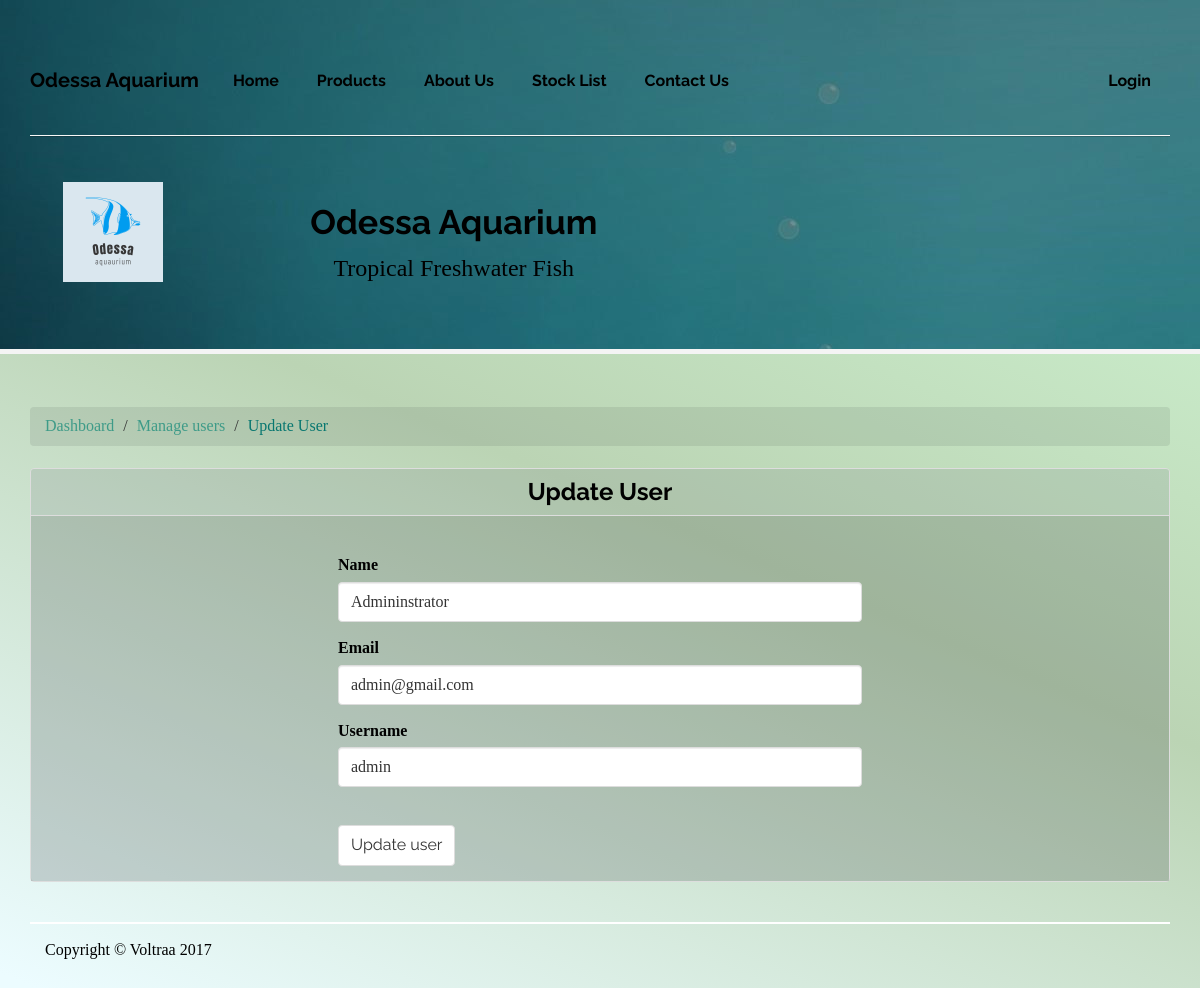
Page /index.php/users/edit/1 on the committed database.
### tables this page shows
CREATE TABLE `users` (
  `id` int(11) NOT NULL,
  `name` varchar(255) NOT NULL,
  `email` varchar(255) NOT NULL,
  `username` varchar(255) NOT NULL,
  `password` varchar(255) NOT NULL,
  `date_created` timestamp NOT NULL DEFAULT CURRENT_TIMESTAMP
);

### application/controllers/Users.php (called while the page is built, shortened)
<?php
class Users extends CI_Controller{
  public function edit($id){
    $data['title'] = 'Update User';
    $data['user'] = $this->user_model->get_user($id);
    $this->load->view('templates/header');
    $this->load->view('users/edit', $data);
    $this->load->view('templates/footer');
  }
}
?>

### index.php (called while the page is built, shortened)
<?php
require_once BASEPATH.'core/CodeIgniter.php';

### application/models/User_model.php (called while the page is built, shortened)
<?php
class User_model extends CI_Model{
  public function get_user($id){
    $query = $this->db->get_where('users', array('id' => $id));
    return $query->row_array();
  }
}
?>

### application/views/users/edit.php (the view, shortened to what this page needs)
<ol class="breadcrumb">
  <li class="breadcrumb-item"><a href="<?php echo base_url(); ?>dashboard/index">Dashboard</a></li>
  <li class="breadcrumb-item"><a href="<?php echo base_url(); ?>users">Manage users</a></li>
  <li class="breadcrumb-item active"><a>Update User</a></li>
</ol>
<div class="panel panel-default panel-transparent">
  <div class="panel-heading">
    <h2 class="panel-title" id="panel-main-title"><?php echo $title; ?></h2>
  </div>
  <div class="panel-body">
    <br>
    <div class="col-md-6 col-md-offset-3">
      <?php echo form_open('users/update'); ?>
        <div class="form-group">
          <label>Name</label>
          <input type="text" class="form-control" name="name" placeholder="Add name" value="<?php echo $user['name']; ?>">
        </div>
        <div class="form-group">
          <label>Email</label>
          <input type="email" class="form-control" name="email" placeholder="Add email" value="<?php echo $user['email']; ?>">
        </div>
        <div class="form-group">
          <label>Username</label>
          <input type="text" class="form-control" name="username" placeholder="Add username" value="<?php echo $user['username']; ?>">
        </div>
        <br>
        <button class="btn btn-default" type="submit">Update user</button>
        <?php echo form_close() ; ?>
    </div>
  </div>
</div>

### assets/css/styles.css (style rules this page uses)
body { background: -moz-linear-gradient(67deg, #ecfcff 0%, #ecfcff 1%, #bbd4b4 50%, #d3fbd8 99%, #d3fbd8 100%); background: -webkit-gradient(linear, left bottom, right top, color-stop(0%, #ecfcff), color-stop(1%, #ecfcff), color-stop(50%, #bbd4b4), color-stop(99%, #d3fbd8), color-stop(100%, #d3fbd8)); background: -webkit-linear-gradient(67deg, #ecfcff 0%, #ecfcff 1%, #bbd4b4 50%, #d3fbd8 99%, #d3fbd8 100%); background: -o-linear-gradient(67deg, #ecfcff 0%, #ecfcff 1%, #bbd4b4 50%, #d3fbd8 99%, #d3fbd8 100%); background: -ms-linear-gradient(67deg, #ecfcff 0%, #ecfcff 1%, #bbd4b4 50%, #d3fbd8 99%, #d3fbd8 100%); background: linear-gradient(23deg, #ecfcff 0%, #ecfcff 1%, #bbd4b4 50%, #d3fbd8 99%, #d3fbd8 100%); filter: progid:DXImageTransform.Microsoft.gradient( startColorstr='#d3fbd8', endColorstr='#ecfcff',GradientType=0 ); }
.panel, .well { text-align:justify; text-justify:inter-word; }
#panel-main-title { text-align:center; font-size:1.5em; }
.panel-transparent { background:none; }
.panel-transparent .panel-heading { background: rgba(122, 130, 136, 0.2)!important; color:black; }
.panel-transparent .panel-body { background: rgba(46, 51, 56, 0.2)!important; color:black; }
.breadcrumb { background: rgba(46, 51, 56, 0.1)!important;; }
.breadcrumb a { color:#3e9b88; }
.breadcrumb > .active a { color:#087770 !important; }
.breadcrumb > li + li:before { color: #333; }

### rows in the picture
users: name "Admininstrator", email "admin@gmail.com", username "admin"

### other values in the picture
$title "Update User"
